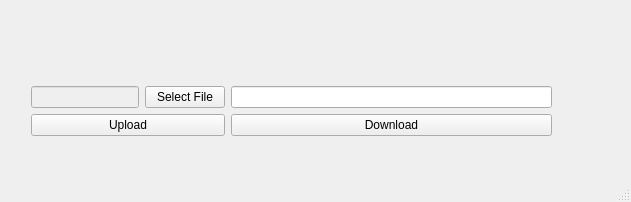
<?xml version="1.0" encoding="UTF-8"?>
<ui version="4.0">
 <class>MainWindow</class>
 <widget class="QMainWindow" name="MainWindow">
  <property name="enabled">
   <bool>true</bool>
  </property>
  <property name="geometry">
   <rect>
    <x>0</x>
    <y>0</y>
    <width>631</width>
    <height>202</height>
   </rect>
  </property>
  <property name="windowTitle">
   <string>MainWindow</string>
  </property>
  <widget class="QWidget" name="centralwidget">
   <widget class="QWidget" name="">
    <property name="geometry">
     <rect>
      <x>31</x>
      <y>41</y>
      <width>521</width>
      <height>95</height>
     </rect>
    </property>
    <layout class="QVBoxLayout" name="verticalLayout_2">
     <item>
      <widget class="QLabel" name="messageLabel">
       <property name="text">
        <string/>
       </property>
      </widget>
     </item>
     <item>
      <layout class="QHBoxLayout" name="horizontalLayout">
       <item>
        <layout class="QGridLayout" name="gridLayout">
         <item row="0" column="0" colspan="2">
          <widget class="QLineEdit" name="filePath">
           <property name="enabled">
            <bool>false</bool>
           </property>
          </widget>
         </item>
         <item row="0" column="2">
          <widget class="QPushButton" name="selectButton">
           <property name="text">
            <string>Select File</string>
           </property>
          </widget>
         </item>
         <item row="1" column="0" colspan="3">
          <widget class="QPushButton" name="uploadButton">
           <property name="text">
            <string>Upload</string>
           </property>
          </widget>
         </item>
        </layout>
       </item>
       <item>
        <layout class="QVBoxLayout" name="verticalLayout">
         <item>
          <widget class="QLineEdit" name="fileName">
           <property name="enabled">
            <bool>true</bool>
           </property>
          </widget>
         </item>
         <item>
          <widget class="QPushButton" name="downloadButton">
           <property name="text">
            <string>Download</string>
           </property>
          </widget>
         </item>
        </layout>
       </item>
      </layout>
     </item>
    </layout>
   </widget>
  </widget>
  <widget class="QMenuBar" name="menubar">
   <property name="geometry">
    <rect>
     <x>0</x>
     <y>0</y>
     <width>631</width>
     <height>22</height>
    </rect>
   </property>
  </widget>
  <widget class="QStatusBar" name="statusbar"/>
 </widget>
 <resources/>
 <connections/>
</ui>
